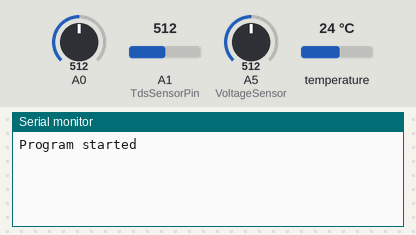
A sketch run on a simulated Arduino Uno, built with avr-gcc and run on an emulated ATmega328P. Parts: the last lines printed to the serial monitor. The test bench sets the inputs (shaded band); at power-on: temperature 24 °C, A0 = 512, A1 (TdsSensorPin) = 512, A5 (VoltageSensor) = 512.

Above: at 2.2 s.
2.3 s: temperature set to 12 °C
At 6.3 s:
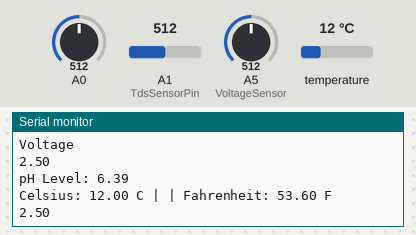
6.5 s: A0 set to 716
8.0 s: A1 (TdsSensorPin) set to 716
9.5 s: A5 (VoltageSensor) set to 716
11.0 s: temperature set to 19 °C
At 11.0 s:
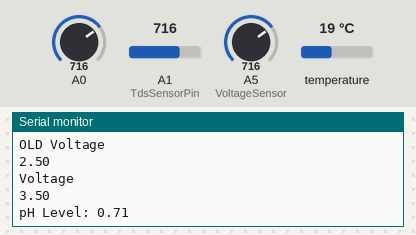
12.5 s: A0 set to 810
At 13.1 s:
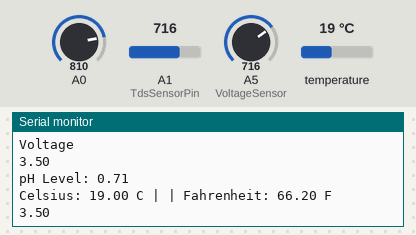
Timing chart, 0 to 15.0 s (numbered marks = the images above; inputs shaded):
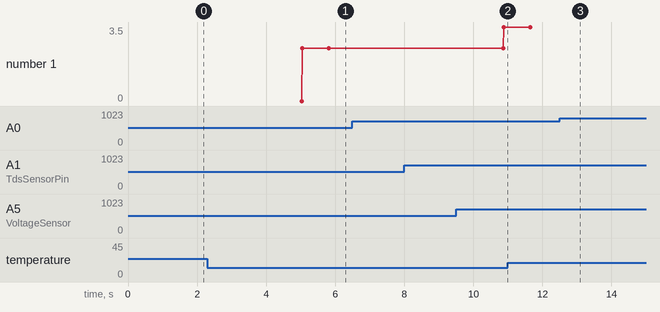

Measured:
- after the input at 2.3 s, the serial monitor: prints a new line after 3.5 s (image 1)
- plotted number 1: 2.5 → 3.5 after the input at 9.5 s

The sketch:

New_Final_Code.ino
```cpp
#include <OneWire.h>

#include <DallasTemperature.h>
#include <SoftwareSerial.h>

#include <Wire.h>
#include <ArduinoJson.h>

SoftwareSerial nodemcu(5, 6);
 // static JsonBuffer with a capacity of 1000 bytes


#define TdsSensorPin A1
#define VoltageSensor A5

#define VREF 5.0 // analog reference voltage(Volt) of the ADC
#define SCOUNT 30 // sum of sample point
int analogBuffer[SCOUNT]; // store the analog value in the array, read from ADC
int analogBufferTemp[SCOUNT];
int analogBufferIndex = 0, copyIndex = 0;
float averageVoltage = 0, tdsValue = 0, temperature = 25, voltageValue = 0;


// Temperature State
#define ONE_WIRE_BUS 2 //pin for sensor


// Ph Leveling State
float calibration_value = 21.34 - 0.7;
int phval = 0;
unsigned long int avgval;
int buffer_arr[10], temp;
float ph_act;
OneWire oneWire(ONE_WIRE_BUS);
DallasTemperature sensors( & oneWire);

unsigned long lastTime = 0;
// Timer set to 10 minutes (600000)
//unsigned long timerDelay = 600000;
// Set timer to 5 seconds (5000)
unsigned long timerDelay = 5000;
void setup() {
  Serial.begin(9600);

  nodemcu.begin(9600);
  delay(1000);

  Serial.println("Program started");
}


float calculatePH() {
  for (int i = 0; i < 10; i++) {
    buffer_arr[i] = analogRead(A0);
   // delay(30);
  }
  for (int i = 0; i < 9; i++) {
    for (int j = i + 1; j < 10; j++) {
      if (buffer_arr[i] > buffer_arr[j]) {
        temp = buffer_arr[i];
        buffer_arr[i] = buffer_arr[j];
        buffer_arr[j] = temp;
      }
    }
  }
  avgval = 0;
  for (int i = 2; i < 8; i++)
    avgval += buffer_arr[i];
  float volt = (float) avgval * 5.0 / 1024 / 6;
  ph_act = -5.70 * volt + calibration_value;

  Serial.print("pH Level: ");
  Serial.print(ph_act);
  Serial.println();

  return ph_act;
}

float getTemperature() {
  sensors.requestTemperatures();
  float tempC = sensors.getTempCByIndex(0);
  if (tempC != DEVICE_DISCONNECTED_C) {

    Serial.println();
    Serial.print("Celsius: ");
    Serial.print(tempC);
    Serial.print(" C");
    Serial.print(" |");
    Serial.print(" |");
    Serial.print(" Fahrenheit: ");
    Serial.print(DallasTemperature::toFahrenheit(tempC));
    Serial.print(" F");
    Serial.println();

  } else {
    Serial.println("Error: Could not read temperature data");
  }
  return tempC;
}
void loop() {
  if ((millis() - lastTime) > timerDelay) {

  StaticJsonBuffer<1000> jsonBuffer;
  JsonObject& data = jsonBuffer.createObject();

  //Obtain Temp and Hum data

  tdsValue = analogRead(TdsSensorPin);

  Serial.print("TDS ");
  Serial.println(tdsValue);

  //Assign collected data to JSON Object
  float voltage = getVoltageValue();
  float pH = calculatePH();
 float tds = tdsValue;
  float tempC = getTemperature();
  Serial.println(voltage);
  data["battery"]= voltage;
  data["pH"] = pH;
  data["temperature"] = tempC;
  data["tds"]=tds;

  data.printTo(nodemcu);
  jsonBuffer.clear();

  lastTime = millis();
  }
}


float getVoltageValue(){


  float  voltageData = analogRead(VoltageSensor);
 Serial.println("OLD Voltage" );
  Serial.println(voltageValue);

 voltageValue = (voltageData * 5.0) / 1024.0;
 // voltageValue = map(voltageData, 0, 1023, 0, 5);

  Serial.println("Voltage" );
  Serial.println(voltageValue);


  return voltageValue;
  }


float getTdsValue() {
  static unsigned long analogSampleTimepoint = millis();
  if (millis() - analogSampleTimepoint > 40U) //every 40 milliseconds,read the analog value from the ADC
  {
    analogSampleTimepoint = millis();
    analogBuffer[analogBufferIndex] = analogRead(TdsSensorPin); //read the analog value and store into the buffer
    analogBufferIndex++;
    if (analogBufferIndex == SCOUNT)
      analogBufferIndex = 0;
  }
  static unsigned long printTimepoint = millis();
  if (millis() - printTimepoint > 800U) {
    printTimepoint = millis();
    for (copyIndex = 0; copyIndex < SCOUNT; copyIndex++)
      analogBufferTemp[copyIndex] = analogBuffer[copyIndex];
    averageVoltage = getMedianNum(analogBufferTemp, SCOUNT) * (float) VREF / 1024.0; // read the analog value more stable by the median filtering algorithm, and convert to voltage value
    float compensationCoefficient = 1.0 + 0.02 * (temperature - 25.0); //temperature compensation formula: fFinalResult(25^C) = fFinalResult(current)/(1.0+0.02*(fTP-25.0));
    float compensationVolatge = averageVoltage / compensationCoefficient; //temperature compensation
    tdsValue = (133.42 * compensationVolatge * compensationVolatge * compensationVolatge - 255.86 * compensationVolatge * compensationVolatge + 857.39 * compensationVolatge) * 0.5; //convert voltage value to tds value
    //Serial.print("voltage:");
    //Serial.print(averageVoltage,2);
    //Serial.print("V   ");
    Serial.print("TDS Value:");
    Serial.print(tdsValue, 0);
    Serial.println("ppm");

  }
  return tdsValue;
}
int getMedianNum(int bArray[], int iFilterLen) {
  int bTab[iFilterLen];
  for (byte i = 0; i < iFilterLen; i++)
    bTab[i] = bArray[i];
  int i, j, bTemp;
  for (j = 0; j < iFilterLen - 1; j++) {
    for (i = 0; i < iFilterLen - j - 1; i++) {
      if (bTab[i] > bTab[i + 1]) {
        bTemp = bTab[i];
        bTab[i] = bTab[i + 1];
        bTab[i + 1] = bTemp;
      }
    }
  }
  if ((iFilterLen & 1) > 0)
    bTemp = bTab[(iFilterLen - 1) / 2];
  else
    bTemp = (bTab[iFilterLen / 2] + bTab[iFilterLen / 2 - 1]) / 2;
  return bTemp;
}
```
